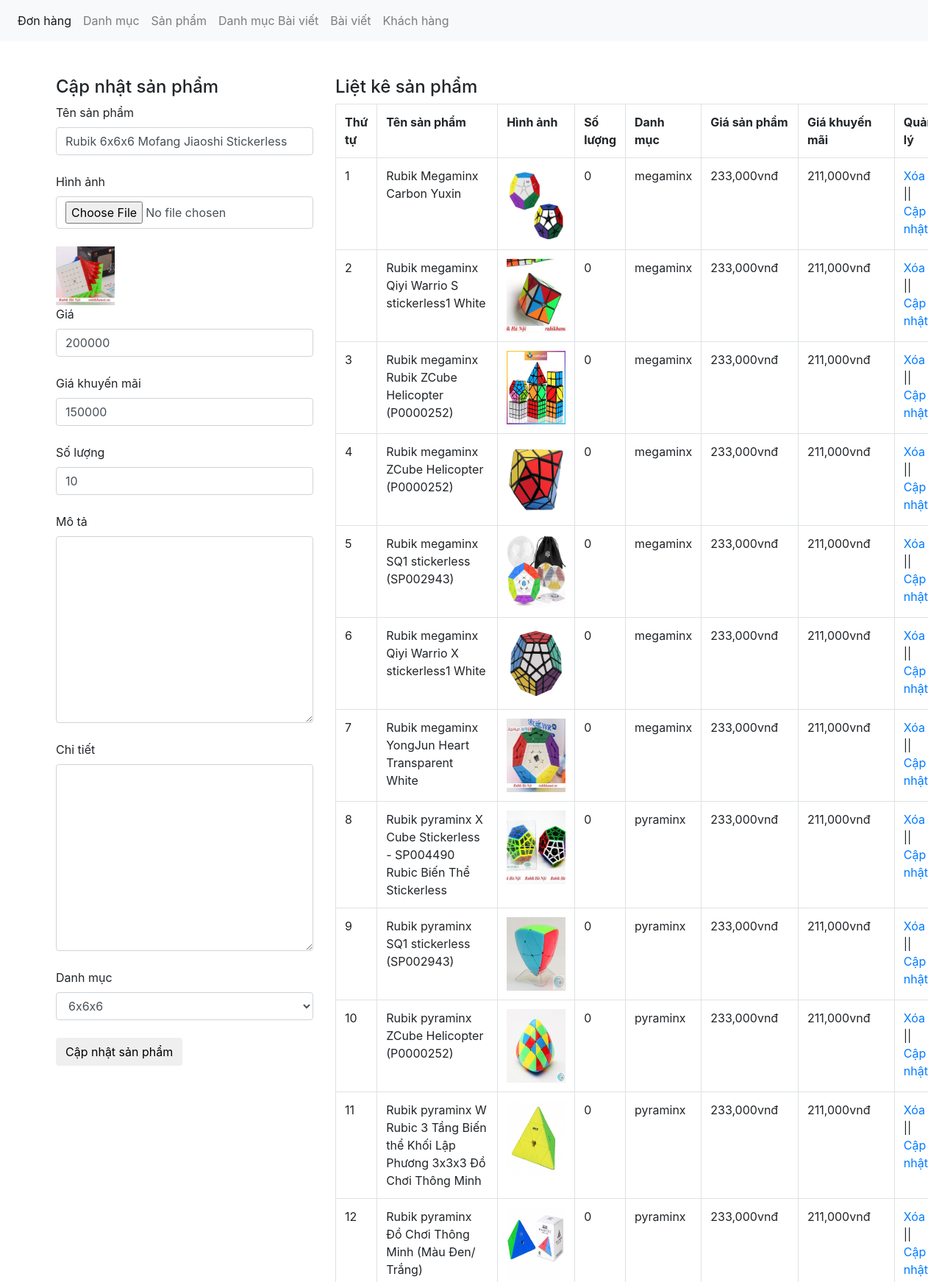
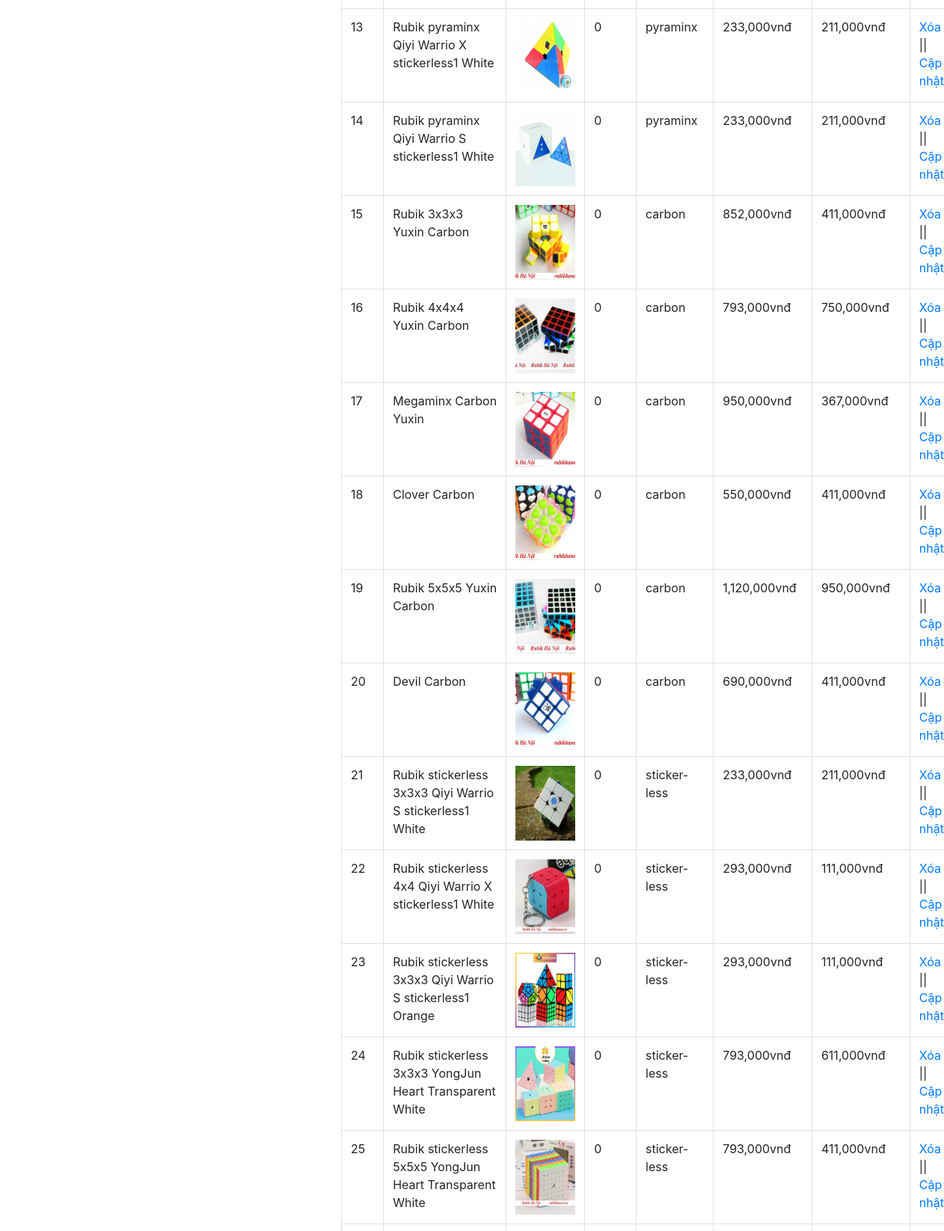
Screenshot of /admin/xulysanpham.php?quanly=capnhat&capnhat_id=31 (upper part) with the database file from the repository (2 pictures, top to bottom).
### tables this page shows
CREATE TABLE `tbl_sanpham` (
  `sanpham_id` int(11) NOT NULL,
  `category_id` int(11) NOT NULL,
  `sanpham_name` varchar(255) NOT NULL,
  `sanpham_chitiet` text NOT NULL,
  `sanpham_mota` text NOT NULL,
  `sanpham_gia` varchar(100) NOT NULL,
  `sanpham_giakhuyenmai` varchar(100) NOT NULL,
  `sanpham_noibat` int(11) NOT NULL,
  `sanpham_moi` int(11) NOT NULL,
  `sanpham_banchay` int(10) NOT NULL,
  `sanpham_soluong` int(11) NOT NULL,
  `hinh` varchar(50) NOT NULL
);

CREATE TABLE `tbl_category` (
  `category_id` int(11) NOT NULL,
  `category_name` varchar(50) NOT NULL
);

### admin/xulysanpham.php (the view, shortened to what this page needs)
<?php
	include('../db/connect.php');
?>
<!DOCTYPE html>
<html lang="en">
<head>
	<link href="../assets/bootstrap.css" rel="stylesheet" type="text/css" media="all" />
</head>
<body>
	<nav class="navbar navbar-expand-lg navbar-light bg-light">
	  <div class="collapse navbar-collapse" id="navbarNav">
	    <ul class="navbar-nav">
		<li class="nav-item active">
	        <a class="nav-link" href="xulydonhang.php">Đơn hàng <span class="sr-only">(current)</span></a>
	      </li>
	      <li class="nav-item">
	        <a class="nav-link" href="xulydanhmuc.php">Danh mục</a>
	      </li>
		  <li class="nav-item">
			<a class="nav-link" href="xulysanpham.php">Sản phẩm</a>
		  </li>
	         <li class="nav-item">
	        <a class="nav-link" href="xulydanhmucbaiviet.php">Danh mục Bài viết</a>
	      </li>
	         <li class="nav-item">
	        <a class="nav-link" href="xulybaiviet.php">Bài viết</a>
	      </li>
	       <li class="nav-item">
	         <a class="nav-link" href="xulykhachhang.php">Khách hàng</a>
	      </li>
	    </ul>
	  </div>
	</nav><br><br>
	<div class="container">
		<div class="row">
		<?php
			if(isset($_GET['quanly'])=='capnhat'){
				$id_capnhat = $_GET['capnhat_id'];
				$sql_capnhat = mysqli_query($con,"SELECT * FROM tbl_sanpham WHERE sanpham_id='$id_capnhat'");
				$row_capnhat = mysqli_fetch_array($sql_capnhat);
				$id_category_1 = $row_capnhat['category_id'];
				?>
				<div class="col-md-4">
				<h4>Cập nhật sản phẩm</h4>
				<form action="" method="POST" enctype="multipart/form-data">
					<label>Tên sản phẩm</label>
					<input type="text" class="form-control" name="tensanpham" value="<?php echo $row_capnhat['sanpham_name'] ?>"><br>
					<label>Hình ảnh</label>
					<input type="file" class="form-control" name="hinhanh"><br>
					<img src="../img/<?php echo $row_capnhat['hinh'] ?>" height="80" width="80"><br>
					<label>Giá</label>
					<input type="text" class="form-control" name="giasanpham" value="<?php echo $row_capnhat['sanpham_gia'] ?>"><br>
					<label>Giá khuyến mãi</label>
					<input type="text" class="form-control" name="giakhuyenmai" value="<?php echo $row_capnhat['sanpham_giakhuyenmai'] ?>"><br>
					<label>Số lượng</label>
					<input type="text" class="form-control" name="soluong" value="<?php echo $row_capnhat['sanpham_soluong'] ?>"><br>
					<label>Mô tả</label>
					<textarea class="form-control" rows="10" name="mota"><?php echo $row_capnhat['sanpham_mota'] ?></textarea><br>
					<label>Chi tiết</label>
					<textarea class="form-control" rows="10" name="chitiet"><?php echo $row_capnhat['sanpham_chitiet'] ?></textarea><br>
					<label>Danh mục</label>
					<?php
					$sql_danhmuc = mysqli_query($con,"SELECT * FROM tbl_category ORDER BY category_id DESC");
					?>
					<select name="danhmuc" class="form-control">
						<?php
						while($row_danhmuc = mysqli_fetch_array($sql_danhmuc)){
							if($id_category_1==$row_danhmuc['category_id']){
						?>
						<option selected value="<?php echo $row_danhmuc['category_id'] ?>"><?php echo $row_danhmuc['category_name'] ?></option>
						<?php
							}else{
						?>
						<option value="<?php echo $row_danhmuc['category_id'] ?>"><?php echo $row_danhmuc['category_name'] ?></option>
						<?php
							}
						}
						?>
					</select><br>
					<input type="submit" name="capnhatsanpham" value="Cập nhật sản phẩm" class="btn btn-default">
				</form>
				</div>
				<?php
			}
				?>
			<div class="col-md-8">
				<h4>Liệt kê sản phẩm</h4>
				<?php
				$sql_select_sp = mysqli_query($con,"SELECT * FROM tbl_sanpham,tbl_category WHERE tbl_sanpham.category_id=tbl_category.category_id ORDER BY tbl_sanpham.sanpham_id DESC");
				?>
				<table class="table table-bordered ">
					<tr>
						<th>Thứ tự</th>
						<th>Tên sản phẩm</th>
						<th>Hình ảnh</th>
						<th>Số lượng</th>
						<th>Danh mục</th>
						<th>Giá sản phẩm</th>
						<th>Giá khuyến mãi</th>
						<th>Quản lý</th>
					</tr>
					<?php
					$i = 0;
					while($row_sp = mysqli_fetch_array($sql_select_sp)){
						$i++;
					?>
					<tr>
						<td><?php echo $i ?></td>
						<td><?php echo $row_sp['sanpham_name'] ?></td>
						<td><img src="../img/<?php echo $row_sp['hinh'] ?>" height="100" width="80"></td>
						<td><?php echo $row_sp['sanpham_soluong'] ?></td>
						<td><?php echo $row_sp['category_name'] ?></td>
						<td><?php echo number_format($row_sp['sanpham_gia']).'vnđ' ?></td>
						<td><?php echo number_format($row_sp['sanpham_giakhuyenmai']).'vnđ' ?></td>
						<td><a href="?xoa=<?php echo $row_sp['sanpham_id'] ?>">Xóa</a> || <a href="xulysanpham.php?quanly=capnhat&capnhat_id=<?php echo $row_sp['sanpham_id'] ?>">Cập nhật</a></td>
					</tr>
				<?php
					}
					?>
				</table>
			</div>
		</div>
	</div>
</body>
</html>

### rows the page displays
tbl_sanpham: tensanpham "Rubik 6x6x6 Mofang Jiaoshi Stickerless", hinh (picture), giasanpham "200000", giakhuyenmai "150000", soluong "10"
tbl_sanpham: sanpham_name "Rubik Megaminx Carbon Yuxin", hinh (picture), sanpham_soluong "0", category.category_name "megaminx", sanpham_gia "233,000", sanpham_giakhuyenmai "211,000"
tbl_sanpham: sanpham_name "Rubik megaminx Qiyi Warrio S stickerless1 White", hinh (picture), sanpham_soluong "0", category.category_name "megaminx", sanpham_gia "233,000", sanpham_giakhuyenmai "211,000"
tbl_sanpham: sanpham_name "Rubik megaminx Rubik ZCube Helicopter (P0000252)", hinh (picture), sanpham_soluong "0", category.category_name "megaminx", sanpham_gia "233,000", sanpham_giakhuyenmai "211,000"
tbl_sanpham: sanpham_name "Rubik megaminx ZCube Helicopter (P0000252)", hinh (picture), sanpham_soluong "0", category.category_name "megaminx", sanpham_gia "233,000", sanpham_giakhuyenmai "211,000"
tbl_sanpham: sanpham_name "Rubik megaminx SQ1 stickerless (SP002943)", hinh (picture), sanpham_soluong "0", category.category_name "megaminx", sanpham_gia "233,000", sanpham_giakhuyenmai "211,000"
tbl_sanpham: sanpham_name "Rubik megaminx Qiyi Warrio X stickerless1 White", hinh (picture), sanpham_soluong "0", category.category_name "megaminx", sanpham_gia "233,000", sanpham_giakhuyenmai "211,000"
tbl_sanpham: sanpham_name "Rubik megaminx YongJun Heart Transparent White", hinh (picture), sanpham_soluong "0", category.category_name "megaminx", sanpham_gia "233,000", sanpham_giakhuyenmai "211,000"
tbl_sanpham: sanpham_name "Rubik pyraminx X Cube Stickerless - SP004490 Rubic Biến Thể Stickerless", hinh (picture), sanpham_soluong "0", category.category_name "pyraminx", sanpham_gia "233,000", sanpham_giakhuyenmai "211,000"
tbl_sanpham: sanpham_name "Rubik pyraminx SQ1 stickerless (SP002943)", hinh (picture), sanpham_soluong "0", category.category_name "pyraminx", sanpham_gia "233,000", sanpham_giakhuyenmai "211,000"
tbl_sanpham: sanpham_name "Rubik pyraminx ZCube Helicopter (P0000252)", hinh (picture), sanpham_soluong "0", category.category_name "pyraminx", sanpham_gia "233,000", sanpham_giakhuyenmai "211,000"
tbl_sanpham: sanpham_name "Rubik pyraminx W Rubic 3 Tầng Biến thể Khối Lập Phương 3x3x3 Đồ Chơi Thông Minh", hinh (picture), sanpham_soluong "0", category.category_name "pyraminx", sanpham_gia "233,000", sanpham_giakhuyenmai "211,000"
tbl_sanpham: sanpham_name "Rubik pyraminx Đồ Chơi Thông Minh (Màu Đen/ Trắng)", hinh (picture), sanpham_soluong "0", category.category_name "pyraminx", sanpham_gia "233,000", sanpham_giakhuyenmai "211,000"
tbl_sanpham: sanpham_name "Rubik pyraminx Qiyi Warrio X stickerless1 White", hinh (picture), sanpham_soluong "0", category.category_name "pyraminx", sanpham_gia "233,000", sanpham_giakhuyenmai "211,000"
tbl_sanpham: sanpham_name "Rubik pyraminx Qiyi Warrio S stickerless1 White", hinh (picture), sanpham_soluong "0", category.category_name "pyraminx", sanpham_gia "233,000", sanpham_giakhuyenmai "211,000"
tbl_sanpham: sanpham_name "Rubik 3x3x3 Yuxin Carbon", hinh (picture), sanpham_soluong "0", category.category_name "carbon", sanpham_gia "852,000", sanpham_giakhuyenmai "411,000"
tbl_sanpham: sanpham_name "Rubik 4x4x4 Yuxin Carbon", hinh (picture), sanpham_soluong "0", category.category_name "carbon", sanpham_gia "793,000", sanpham_giakhuyenmai "750,000"
tbl_sanpham: sanpham_name "Megaminx Carbon Yuxin", hinh (picture), sanpham_soluong "0", category.category_name "carbon", sanpham_gia "950,000", sanpham_giakhuyenmai "367,000"
tbl_sanpham: sanpham_name "Clover Carbon", hinh (picture), sanpham_soluong "0", category.category_name "carbon", sanpham_gia "550,000", sanpham_giakhuyenmai "411,000"
tbl_sanpham: sanpham_name "Rubik 5x5x5 Yuxin Carbon", hinh (picture), sanpham_soluong "0", category.category_name "carbon", sanpham_gia "1,120,000", sanpham_giakhuyenmai "950,000"
tbl_sanpham: sanpham_name "Devil Carbon", hinh (picture), sanpham_soluong "0", category.category_name "carbon", sanpham_gia "690,000", sanpham_giakhuyenmai "411,000"
tbl_sanpham: sanpham_name "Rubik stickerless 3x3x3 Qiyi Warrio S stickerless1 White", hinh (picture), sanpham_soluong "0", category.category_name "sticker-less", sanpham_gia "233,000", sanpham_giakhuyenmai "211,000"
tbl_sanpham: sanpham_name "Rubik stickerless 4x4 Qiyi Warrio X stickerless1 White", hinh (picture), sanpham_soluong "0", category.category_name "sticker-less", sanpham_gia "293,000", sanpham_giakhuyenmai "111,000"
tbl_sanpham: sanpham_name "Rubik stickerless 3x3x3 Qiyi Warrio S stickerless1 Orange", hinh (picture), sanpham_soluong "0", category.category_name "sticker-less", sanpham_gia "293,000", sanpham_giakhuyenmai "111,000"
tbl_sanpham: sanpham_name "Rubik stickerless 3x3x3 YongJun Heart Transparent White", hinh (picture), sanpham_soluong "0", category.category_name "sticker-less", sanpham_gia "793,000", sanpham_giakhuyenmai "611,000"
tbl_sanpham: sanpham_name "Rubik stickerless 5x5x5 YongJun Heart Transparent White", hinh (picture), sanpham_soluong "0", category.category_name "sticker-less", sanpham_gia "793,000", sanpham_giakhuyenmai "411,000"

### other values shown
form field danhmuc "6x6x6"
